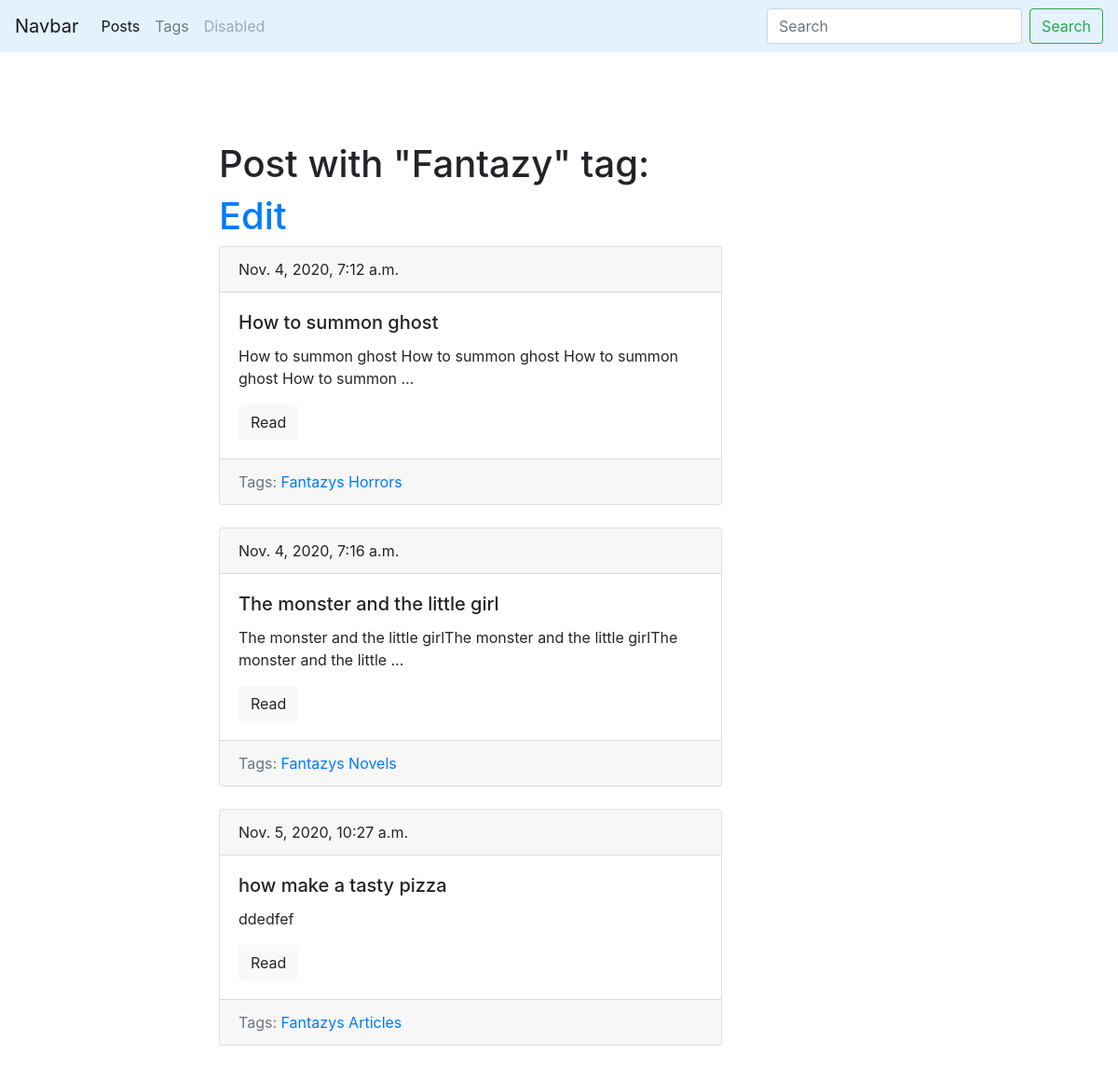
Screenshot of /tag/fantasy-slug/ with the database file from the repository.
### blog/models.py (models this page shows, shortened)
class Tag(models.Model):
 	title = models.CharField(max_length=50)
 	slug = models.SlugField(max_length=50, unique = True)
 	def get_absolute_url(self):
 		return reverse('tag_detail_url', kwargs = {'slug':self.slug})
 	def get_update_url(self):
 		return reverse('tag_update_url', kwargs = {'slug': self.slug})

class Post(models.Model):
    title = models.CharField('Title',max_length = 200, db_index =True)
    slug = models.SlugField('Slug', max_length = 200, blank =True, unique = True)
    body = models.TextField(blank=True, db_index= True)
    tags = models.ManyToManyField('Tag', blank = True, related_name= 'posts')
    date_pub = models.DateTimeField(auto_now_add = True)
    def get_absolute_url(self):
    	return reverse('post_detail_url', kwargs = {'slug':self.slug})

### blog/views.py (the view)
# urls.py: path('tag/<str:slug>/', TagDetail.as_view(), name='tag_detail_url'),
class TagDetail(ObjectDetailMixin, View):
	model = Tag
	template = 'blog/tag_detail.html'

### blog/utils.py (called while the page is built)
	def get(self, request, slug):
		obj = get_object_or_404(self.model, slug__iexact=slug)
		return render(request, self.template, context = {self.model.__name__.lower():obj})

### blog/templates/blog/tag_detail.html (shortened to what this page needs)
{% extends 'blog/base_blog.html' %}
{% block content %}
	<h1 class="mt-5">Post with "{{tag.title|title}}" tag:</h1>
	<h1><a href="{{tag.get_update_url}}">Edit</a></h1>
	{%  for i in tag.posts.all %}
		{% include 'blog/include/post_card_template.html' %}
	{% endfor %}
{% endblock %}

### blog/templates/blog/include/post_card_template.html
	<div class="card mb-4">
	  <div class="card-header">
	    {{ i.date_pub }}
	  </div>
	  <div class="card-body">
	    <h5 class="card-title">{{ i.title }}</h5>
	    <p class="card-text">{{ i.body|truncatewords:15 }}</p>
	    <a href="{{ i.get_absolute_url }}" class="btn btn-light">Read</a>
	  </div>
	    <div class="card-footer text-muted">
   			Tags:
   			{% for tag in i.tags.all %}
   			<a href="{{tag.get_absolute_url}}">{{tag.title}}s</a>
   			{% endfor %}
  		</div>
	</div>

### rows the page displays
Tag: title "Fantazy"
Post: date_pub "Nov. 4, 2020, 7:12 a.m.", title "How to summon ghost", body "How to summon ghost How to summon ghost How to summon ghost How to summon …"
Tag: title "Horror"
Post: date_pub "Nov. 4, 2020, 7:16 a.m.", title "The monster and the little girl", body "The monster and the little girlThe monster and the little girlThe monster and the little …"
Tag: title "Novel"
Post: date_pub "Nov. 5, 2020, 10:27 a.m.", title "how make a tasty pizza", body "ddedfef"
Tag: title "Article"
